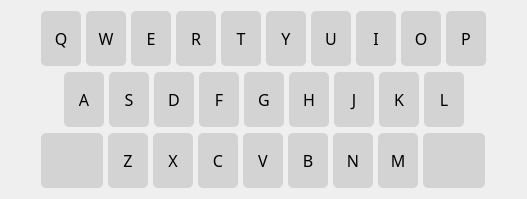
         <widget class="QWidget" name="KeyboardWidget" native="true">
          <property name="styleSheet">
           <string notr="true">QPushButton {
	font-size: 16px;
	font-family: Yu Ghotic UI Semibold;
	background-color: lightgray;
	border-radius: 5px;
}</string>
          </property>
          <layout class="QVBoxLayout" name="verticalLayout_2">
           <property name="leftMargin">
            <number>1</number>
           </property>
           <property name="rightMargin">
            <number>1</number>
           </property>
           <item>
            <layout class="QHBoxLayout" name="KeyGroupLayout1">
             <property name="spacing">
              <number>5</number>
             </property>
             <property name="leftMargin">
              <number>0</number>
             </property>
             <property name="rightMargin">
              <number>0</number>
             </property>
             <item>
              <spacer name="horizontalSpacer_5">
               <property name="orientation">
                <enum>Qt::Horizontal</enum>
               </property>
               <property name="sizeHint" stdset="0">
                <size>
                 <width>40</width>
                 <height>20</height>
                </size>
               </property>
              </spacer>
             </item>
             <item>
              <widget class="QPushButton" name="QKey">
               <property name="minimumSize">
                <size>
                 <width>40</width>
                 <height>55</height>
                </size>
               </property>
               <property name="maximumSize">
                <size>
                 <width>40</width>
                 <height>55</height>
                </size>
               </property>
               <property name="text">
                <string>Q</string>
               </property>
               <attribute name="buttonGroup">
                <string notr="true">Keyboard</string>
               </attribute>
              </widget>
             </item>
             <item>
              <widget class="QPushButton" name="WKey">
               <property name="minimumSize">
                <size>
                 <width>40</width>
                 <height>55</height>
                </size>
               </property>
               <property name="maximumSize">
                <size>
                 <width>40</width>
                 <height>55</height>
                </size>
               </property>
               <property name="text">
                <string>W</string>
               </property>
               <attribute name="buttonGroup">
                <string notr="true">Keyboard</string>
               </attribute>
              </widget>
             </item>
             <item>
              <widget class="QPushButton" name="EKey">
               <property name="minimumSize">
                <size>
                 <width>40</width>
                 <height>55</height>
                </size>
               </property>
               <property name="maximumSize">
                <size>
                 <width>40</width>
                 <height>55</height>
                </size>
               </property>
               <property name="text">
                <string>E</string>
               </property>
               <attribute name="buttonGroup">
                <string notr="true">Keyboard</string>
               </attribute>
              </widget>
             </item>
             <item>
              <widget class="QPushButton" name="RKey">
               <property name="minimumSize">
                <size>
                 <width>40</width>
                 <height>55</height>
                </size>
               </property>
               <property name="maximumSize">
                <size>
                 <width>40</width>
                 <height>55</height>
                </size>
               </property>
               <property name="text">
                <string>R</string>
               </property>
               <attribute name="buttonGroup">
                <string notr="true">Keyboard</string>
               </attribute>
              </widget>
             </item>
             <item>
              <widget class="QPushButton" name="TKey">
               <property name="minimumSize">
                <size>
                 <width>40</width>
                 <height>55</height>
                </size>
               </property>
               <property name="maximumSize">
                <size>
                 <width>40</width>
                 <height>55</height>
                </size>
               </property>
               <property name="text">
                <string>T</string>
               </property>
               <attribute name="buttonGroup">
                <string notr="true">Keyboard</string>
               </attribute>
              </widget>
             </item>
             <item>
              <widget class="QPushButton" name="YKey">
               <property name="minimumSize">
                <size>
                 <width>40</width>
                 <height>55</height>
                </size>
               </property>
               <property name="maximumSize">
                <size>
                 <width>40</width>
                 <height>55</height>
                </size>
               </property>
               <property name="text">
                <string>Y</string>
               </property>
               <attribute name="buttonGroup">
                <string notr="true">Keyboard</string>
               </attribute>
              </widget>
             </item>
             <item>
              <widget class="QPushButton" name="UKey">
               <property name="minimumSize">
                <size>
                 <width>40</width>
                 <height>55</height>
                </size>
               </property>
               <property name="maximumSize">
                <size>
                 <width>40</width>
                 <height>55</height>
                </size>
               </property>
               <property name="text">
                <string>U</string>
               </property>
               <attribute name="buttonGroup">
                <string notr="true">Keyboard</string>
               </attribute>
              </widget>
             </item>
             <item>
              <widget class="QPushButton" name="IKey">
               <property name="minimumSize">
                <size>
                 <width>40</width>
                 <height>55</height>
                </size>
               </property>
               <property name="maximumSize">
                <size>
                 <width>40</width>
                 <height>55</height>
                </size>
               </property>
               <property name="text">
                <string>I</string>
               </property>
               <attribute name="buttonGroup">
                <string notr="true">Keyboard</string>
               </attribute>
              </widget>
             </item>
             <item>
              <widget class="QPushButton" name="OKey">
               <property name="minimumSize">
                <size>
                 <width>40</width>
                 <height>55</height>
                </size>
               </property>
               <property name="maximumSize">
                <size>
                 <width>40</width>
                 <height>55</height>
                </size>
               </property>
               <property name="text">
                <string>O</string>
               </property>
               <attribute name="buttonGroup">
                <string notr="true">Keyboard</string>
               </attribute>
              </widget>
             </item>
             <item>
              <widget class="QPushButton" name="PKey">
               <property name="sizePolicy">
                <sizepolicy hsizetype="Minimum" vsizetype="Fixed">
                 <horstretch>55</horstretch>
                 <verstretch>65</verstretch>
                </sizepolicy>
               </property>
               <property name="minimumSize">
                <size>
                 <width>40</width>
                 <height>55</height>
                </size>
               </property>
               <property name="maximumSize">
                <size>
                 <width>40</width>
                 <height>55</height>
                </size>
               </property>
               <property name="text">
                <string>P</string>
               </property>
               <attribute name="buttonGroup">
                <string notr="true">Keyboard</string>
               </attribute>
              </widget>
             </item>
             <item>
              <spacer name="horizontalSpacer_6">
               <property name="orientation">
                <enum>Qt::Horizontal</enum>
               </property>
               <property name="sizeHint" stdset="0">
                <size>
                 <width>40</width>
                 <height>20</height>
                </size>
               </property>
              </spacer>
             </item>
            </layout>
           </item>
           <item>
            <layout class="QHBoxLayout" name="KeyGroupLayout2">
             <property name="spacing">
              <number>5</number>
             </property>
             <property name="leftMargin">
              <number>0</number>
             </property>
             <property name="topMargin">
              <number>0</number>
             </property>
             <property name="rightMargin">
              <number>0</number>
             </property>
             <item>
              <spacer name="horizontalSpacer_3">
               <property name="orientation">
                <enum>Qt::Horizontal</enum>
               </property>
               <property name="sizeHint" stdset="0">
                <size>
                 <width>40</width>
                 <height>20</height>
                </size>
               </property>
              </spacer>
             </item>
             <item>
              <widget class="QPushButton" name="AKey">
               <property name="minimumSize">
                <size>
                 <width>40</width>
                 <height>55</height>
                </size>
               </property>
               <property name="maximumSize">
                <size>
                 <width>40</width>
                 <height>55</height>
                </size>
               </property>
               <property name="text">
                <string>A</string>
               </property>
               <attribute name="buttonGroup">
                <string notr="true">Keyboard</string>
               </attribute>
              </widget>
             </item>
             <item>
              <widget class="QPushButton" name="SKey">
               <property name="minimumSize">
                <size>
                 <width>40</width>
                 <height>55</height>
                </size>
               </property>
               <property name="maximumSize">
                <size>
                 <width>40</width>
                 <height>55</height>
                </size>
               </property>
               <property name="text">
                <string>S</string>
               </property>
               <attribute name="buttonGroup">
                <string notr="true">Keyboard</string>
               </attribute>
              </widget>
             </item>
             <item>
              <widget class="QPushButton" name="DKey">
               <property name="minimumSize">
                <size>
                 <width>40</width>
                 <height>55</height>
                </size>
               </property>
               <property name="maximumSize">
                <size>
                 <width>40</width>
                 <height>55</height>
                </size>
               </property>
               <property name="text">
                <string>D</string>
               </property>
               <attribute name="buttonGroup">
                <string notr="true">Keyboard</string>
               </attribute>
              </widget>
             </item>
             <item>
              <widget class="QPushButton" name="FKey">
               <property name="minimumSize">
                <size>
                 <width>40</width>
                 <height>55</height>
                </size>
               </property>
               <property name="maximumSize">
                <size>
                 <width>40</width>
                 <height>55</height>
                </size>
               </property>
               <property name="text">
                <string>F</string>
               </property>
               <attribute name="buttonGroup">
                <string notr="true">Keyboard</string>
               </attribute>
              </widget>
             </item>
             <item>
              <widget class="QPushButton" name="GKey">
               <property name="minimumSize">
                <size>
                 <width>40</width>
                 <height>55</height>
                </size>
               </property>
               <property name="maximumSize">
                <size>
                 <width>40</width>
                 <height>55</height>
                </size>
               </property>
               <property name="text">
                <string>G</string>
               </property>
               <attribute name="buttonGroup">
                <string notr="true">Keyboard</string>
               </attribute>
              </widget>
             </item>
             <item>
              <widget class="QPushButton" name="HKey">
               <property name="minimumSize">
                <size>
                 <width>40</width>
                 <height>55</height>
                </size>
               </property>
               <property name="maximumSize">
                <size>
                 <width>40</width>
                 <height>55</height>
                </size>
               </property>
               <property name="text">
                <string>H</string>
               </property>
               <attribute name="buttonGroup">
                <string notr="true">Keyboard</string>
               </attribute>
              </widget>
             </item>
             <item>
              <widget class="QPushButton" name="JKey">
               <property name="minimumSize">
                <size>
                 <width>40</width>
                 <height>55</height>
                </size>
               </property>
               <property name="maximumSize">
                <size>
                 <width>40</width>
                 <height>55</height>
                </size>
               </property>
               <property name="text">
                <string>J</string>
               </property>
               <attribute name="buttonGroup">
                <string notr="true">Keyboard</string>
               </attribute>
              </widget>
             </item>
             <item>
              <widget class="QPushButton" name="KKey">
               <property name="minimumSize">
                <size>
                 <width>40</width>
                 <height>55</height>
                </size>
               </property>
               <property name="maximumSize">
                <size>
                 <width>40</width>
                 <height>55</height>
                </size>
               </property>
               <property name="styleSheet">
                <string notr="true"/>
               </property>
               <property name="text">
                <string>K</string>
               </property>
               <attribute name="buttonGroup">
                <string notr="true">Keyboard</string>
               </attribute>
              </widget>
             </item>
             <item>
              <widget class="QPushButton" name="LKey">
               <property name="minimumSize">
                <size>
                 <width>40</width>
                 <height>55</height>
                </size>
               </property>
               <property name="maximumSize">
                <size>
                 <width>40</width>
                 <height>55</height>
                </size>
               </property>
               <property name="text">
                <string>L</string>
               </property>
               <attribute name="buttonGroup">
                <string notr="true">Keyboard</string>
               </attribute>
              </widget>
             </item>
             <item>
              <spacer name="horizontalSpacer_4">
               <property name="orientation">
                <enum>Qt::Horizontal</enum>
               </property>
               <property name="sizeHint" stdset="0">
                <size>
                 <width>40</width>
                 <height>20</height>
                </size>
               </property>
              </spacer>
             </item>
            </layout>
           </item>
           <item>
            <layout class="QHBoxLayout" name="KeyGroupLayout3">
             <property name="spacing">
              <number>5</number>
             </property>
             <property name="leftMargin">
              <number>0</number>
             </property>
             <property name="rightMargin">
              <number>0</number>
             </property>
             <item>
              <spacer name="horizontalSpacer">
               <property name="orientation">
                <enum>Qt::Horizontal</enum>
               </property>
               <property name="sizeType">
                <enum>QSizePolicy::Preferred</enum>
               </property>
               <property name="sizeHint" stdset="0">
                <size>
                 <width>40</width>
                 <height>20</height>
                </size>
               </property>
              </spacer>
             </item>
             <item>
              <widget class="QPushButton" name="EnterKey">
               <property name="minimumSize">
                <size>
                 <width>62</width>
                 <height>55</height>
                </size>
               </property>
               <property name="maximumSize">
                <size>
                 <width>62</width>
                 <height>55</height>
                </size>
               </property>
               <property name="text">
                <string/>
               </property>
               <property name="icon">
                <iconset>
                 <normaloff>:/img/resources/enter.ico</normaloff>:/img/resources/enter.ico</iconset>
               </property>
               <property name="iconSize">
                <size>
                 <width>25</width>
                 <height>25</height>
                </size>
               </property>
              </widget>
             </item>
             <item>
              <widget class="QPushButton" name="ZKey">
               <property name="sizePolicy">
                <sizepolicy hsizetype="Minimum" vsizetype="Fixed">
                 <horstretch>45</horstretch>
                 <verstretch>55</verstretch>
                </sizepolicy>
               </property>
               <property name="minimumSize">
                <size>
                 <width>40</width>
                 <height>55</height>
                </size>
               </property>
               <property name="maximumSize">
                <size>
                 <width>40</width>
                 <height>55</height>
                </size>
               </property>
               <property name="text">
                <string>Z</string>
               </property>
               <attribute name="buttonGroup">
                <string notr="true">Keyboard</string>
               </attribute>
              </widget>
             </item>
             <item>
              <widget class="QPushButton" name="XKey">
               <property name="minimumSize">
                <size>
                 <width>40</width>
                 <height>55</height>
                </size>
               </property>
               <property name="maximumSize">
                <size>
                 <width>40</width>
                 <height>55</height>
                </size>
               </property>
               <property name="text">
                <string>X</string>
               </property>
               <attribute name="buttonGroup">
                <string notr="true">Keyboard</string>
               </attribute>
              </widget>
             </item>
             <item>
              <widget class="QPushButton" name="CKey">
               <property name="minimumSize">
                <size>
                 <width>40</width>
                 <height>55</height>
                </size>
               </property>
               <property name="maximumSize">
                <size>
                 <width>40</width>
                 <height>55</height>
                </size>
               </property>
               <property name="text">
                <string>C</string>
               </property>
               <attribute name="buttonGroup">
                <string notr="true">Keyboard</string>
               </attribute>
              </widget>
             </item>
             <item>
              <widget class="QPushButton" name="VKey">
               <property name="minimumSize">
                <size>
                 <width>40</width>
                 <height>55</height>
                </size>
               </property>
               <property name="maximumSize">
                <size>
                 <width>40</width>
                 <height>55</height>
                </size>
               </property>
               <property name="text">
                <string>V</string>
               </property>
               <attribute name="buttonGroup">
                <string notr="true">Keyboard</string>
               </attribute>
              </widget>
             </item>
             <item>
              <widget class="QPushButton" name="BKey">
               <property name="minimumSize">
                <size>
                 <width>40</width>
                 <height>55</height>
                </size>
               </property>
               <property name="maximumSize">
                <size>
                 <width>40</width>
                 <height>55</height>
                </size>
               </property>
               <property name="text">
                <string>B</string>
               </property>
               <attribute name="buttonGroup">
                <string notr="true">Keyboard</string>
               </attribute>
              </widget>
             </item>
             <item>
              <widget class="QPushButton" name="NKey">
               <property name="minimumSize">
                <size>
                 <width>40</width>
                 <height>55</height>
                </size>
               </property>
               <property name="maximumSize">
                <size>
                 <width>40</width>
                 <height>55</height>
                </size>
               </property>
               <property name="text">
                <string>N</string>
               </property>
               <attribute name="buttonGroup">
                <string notr="true">Keyboard</string>
               </attribute>
              </widget>
             </item>
             <item>
              <widget class="QPushButton" name="MKey">
               <property name="minimumSize">
                <size>
                 <width>40</width>
                 <height>55</height>
                </size>
               </property>
               <property name="maximumSize">
                <size>
                 <width>40</width>
                 <height>55</height>
                </size>
               </property>
               <property name="text">
                <string>M</string>
               </property>
               <attribute name="buttonGroup">
                <string notr="true">Keyboard</string>
               </attribute>
              </widget>
             </item>
             <item>
              <widget class="QPushButton" name="BackespaceKey">
               <property name="minimumSize">
                <size>
                 <width>62</width>
                 <height>55</height>
                </size>
               </property>
               <property name="maximumSize">
                <size>
                 <width>62</width>
                 <height>55</height>
                </size>
               </property>
               <property name="text">
                <string/>
               </property>
               <property name="icon">
                <iconset>
                 <normaloff>:/img/resources/backspace.ico</normaloff>:/img/resources/backspace.ico</iconset>
               </property>
               <property name="iconSize">
                <size>
                 <width>25</width>
                 <height>25</height>
                </size>
               </property>
              </widget>
             </item>
             <item>
              <spacer name="horizontalSpacer_2">
               <property name="orientation">
                <enum>Qt::Horizontal</enum>
               </property>
               <property name="sizeType">
                <enum>QSizePolicy::Preferred</enum>
               </property>
               <property name="sizeHint" stdset="0">
                <size>
                 <width>40</width>
                 <height>20</height>
                </size>
               </property>
              </spacer>
             </item>
            </layout>
           </item>
          </layout>
         </widget>
